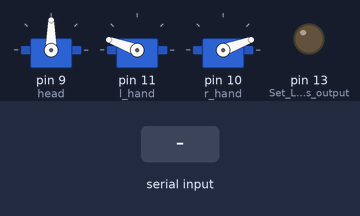
Recording of a sketch running on a simulated Arduino Uno, built with avr-gcc and run on an emulated ATmega328P. Parts: 3 × servo, output pins drawn as LEDs (lit = HIGH). The test bench sets the inputs (shaded band).

Above: at 1.2 s.
1.3 s: "h" received over Serial
At 1.45 s:
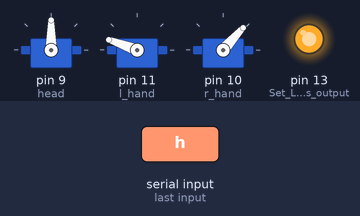
4.3 s: byte 82 ('R') received over Serial
At 5.1 s:
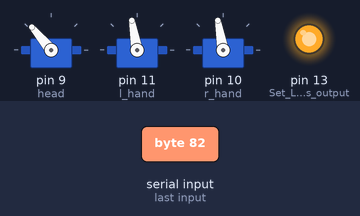
7.3 s: byte 114 ('r') received over Serial
At 10.1 s:
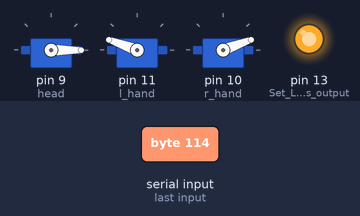
10.3 s: "H" received over Serial
At 15.1 s:
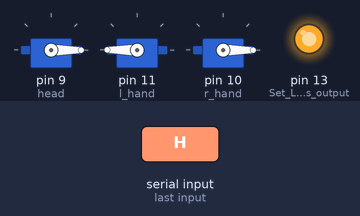
15.4 s: "l" received over Serial
At 17.6 s:
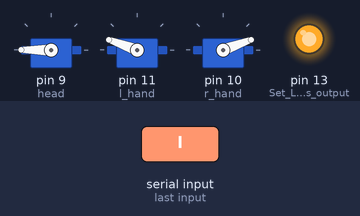
18.4 s: "u" received over Serial
At 22.5 s:
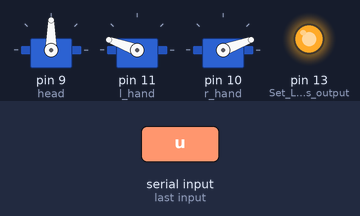
Timing chart, 0 to 24.8 s (numbered marks = the images above; inputs shaded):
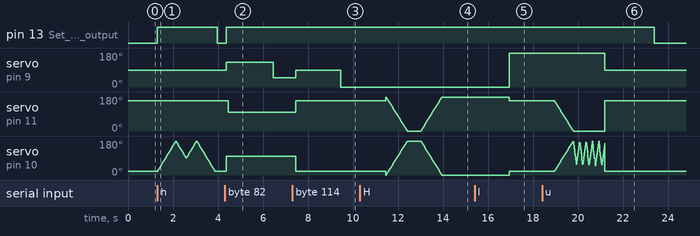

The sketch:

sketch_apr18a_copy_20250419234336_copy_20250420015433.ino
```cpp
#include<Servo.h>

Servo head;
Servo l_hand;
Servo r_hand;

byte val = "";

void setup() {
  // put your setup code here, to run once:
  head.attach(9);
  l_hand.attach(11);
  r_hand.attach(10);
  pinMode(13, OUTPUT);  // Set LED pin as output
  digitalWrite(13, LOW); // Turn off LED by default


  Serial.begin(9600); // for communicating via serial port with Python
}

void standby(){
  // all motors to these positions
  head.write(90);
  int r_pos = 20;
  int l_pos = map(r_pos, 0, 180, 180, 0);

  l_hand.write(l_pos);
  r_hand.write(r_pos);
}

void stretch() {
  head.write(130);
  r_hand.write(100);
  delay(100);
  l_hand.write(100);
  delay(2000);
  head.write(50);
  delay(1000);
  standby();
}
void dance(){
  for(int i = 0; i < 5; i++){
    // Move hands alternately
    head.write(30);  // Look left
    delay(200);
    r_hand.write(170);
    delay(400); // Right hand up
    l_hand.write(30);  // Left hand down
    delay(300);
    head.write(150); // Look right
    delay(300);
    r_hand.write(30);
    delay(400); // Right hand down
    l_hand.write(170); // Left hand up
    delay(400);
  }
  standby(); // Return to neutral position at the end
}

void no(){
  for(int i = 0; i < 5; i++){
    // Move head left and right
    head.write(0);  // Look left
    delay(300);
    head.write(180); // Look right
    delay(300);
  }
  standby(); // Return to neutral position at the end
}
void salute(){
    l_hand.write(180);
    delay(5);
    delay(600);
    l_hand.write(20);
    delay(5);
} // Return to neutral position at the end


void hi(){
  // all motors to these positions
  head.write(90);

  int i = 0;
  for(i=20; i<= 180; i++){
    r_hand.write(i);
    delay(5);
  }

  for(i=180; i>= 90; i--){
    r_hand.write(i);
    delay(5);
  }

  for(i=90; i<= 180; i++){
    r_hand.write(i);
    delay(5);
  }

  for(i=180; i>= 20; i--){
    r_hand.write(i);
    delay(5);
  }

  standby();
}

void hands_up(){
  int i = 0;
  for(i=0; i<= 180; i++){
    int r_pos = i;
    int l_pos = map(r_pos, 0, 180, 180, 0);
    l_hand.write(l_pos);
    r_hand.write(r_pos);
    delay(5);
  }

  delay(600);

  for(i=180; i>= 0; i--){
    int r_pos = i;
    int l_pos = map(r_pos, 0, 180, 180, 0);

    l_hand.write(l_pos);
    r_hand.write(r_pos);
    delay(5);
  }

}

void weight_lift(){
  for(int i = 0; i < 5; i++){
    // Move hands alternately
    r_hand.write(180); // Right hand up
    l_hand.write(30);  // Left hand down
    delay(400);

    r_hand.write(30);  // Right hand down
    l_hand.write(180); // Left hand up
    delay(400);
  }
  standby();
}
void look_left(){
  // rotate hed to left
  head.write(180);
}
void look_right(){
  // rotate hed to left
  head.write(0);
}

void r_upper_cut(){
  // make right upper-cut
  int i = 0;
  for(i=20; i<= 180; i++){
    int r_pos = i;
    int l_pos = map(r_pos, 0, 180, 180, 0);

    l_hand.write(l_pos);
    r_hand.write(r_pos);
    delay(5);
  }

  for(int count=0; count<=4; count++){
    int i = 0;
    for(i=180; i>= 50; i--){
      r_hand.write(i);
      delay(1);
      }

    for(i=50; i<= 180; i++){
      r_hand.write(i);
      delay(1);
      }
    }
   standby();
   delay(100);
}

void smash(){
  // smash things
  int i = 0;
  for(i=10; i<= 180; i++){
    int r_pos = i;
    int l_pos = map(r_pos, 0, 180, 180, 0);

    l_hand.write(l_pos);
    r_hand.write(r_pos);
    delay(5);
  }
  delay(2000);
  for(i=180; i>= 0; i--){
    int r_pos = i;
    int l_pos = map(r_pos, 0, 180, 180, 0);

    l_hand.write(l_pos);
    r_hand.write(r_pos);
    delay(1);
  }
  delay(300);
  int r_pos = 180;
  int l_pos = map(r_pos, 0, 180, 180, 0);

  l_hand.write(l_pos);
  r_hand.write(r_pos);
  delay(1000);
  standby();
}

void loop() {
  // put your main code here, to run repeatedly:
  standby();

  if (Serial.available()>0) {
  digitalWrite(13, HIGH); // Turn ON LED to indicate connection
  }
  else {
  digitalWrite(13, LOW); // Turn OFF LED if disconnected
  }


  while(Serial.available() > 0)  //look for serial data available or not
  {
    val = Serial.read();        //read the serial value

    if(val == 'h'){
      // do hi
       hi();
    }
    if(val == 'H'){
      hands_up();
      delay(3000);
    }
    if(val == 'l'){
      standby();
      look_left();
      delay(2000);
    }
    if(val == 'u'){
      // uppercut
      r_upper_cut();
      delay(2000);
    }
    if(val == 's'){
      smash();
      delay(2000);
    }
    if(val == 'S'){
      standby();
      delay(2000);
    }
    if(val == 'd'){
      dance();
      delay(2000);
    }
    if(val == 'n'){
      no();
      delay(2000);
    }
    if(val == 'w'){
      weight_lift();
      delay(2000);
    }
    if(val == 'p'){
      salute();
      delay(2000);
    }
    if(val == 'r'){
      look_right();
      delay(2000);
    }
    if(val == 'R'){
      stretch();
      delay(2000);
    }
  }
  delay(100);
}
```

Measured:
- after the input at 4.3 s, pin 13 (Set_LED_pin_as_output): LOW → HIGH after 0.06 s; servo on pin 9 (head): 90° → 130° after 0.06 s, → 50° 2.1 s later; servo on pin 11 (l_hand): 160° → 100° after 0.16 s; servo on pin 10 (r_hand): 20° → 100° after 0.06 s
- after the input at 7.3 s, pin 13 (Set_LED_pin_as_output): stays HIGH (without the input it goes to LOW after 2.3 s)
- after the input at 10.3 s, pin 13 (Set_LED_pin_as_output): stays HIGH (without the input it goes to LOW after 1.3 s); servo on pin 9 (head): stays 0° (without the input it goes to 90° after 1.3 s)
- after the input at 15.4 s, pin 13 (Set_LED_pin_as_output): stays HIGH (without the input it goes to LOW after 1.6 s); servo on pin 9 (head): 0° → 180° after 1.5 s
